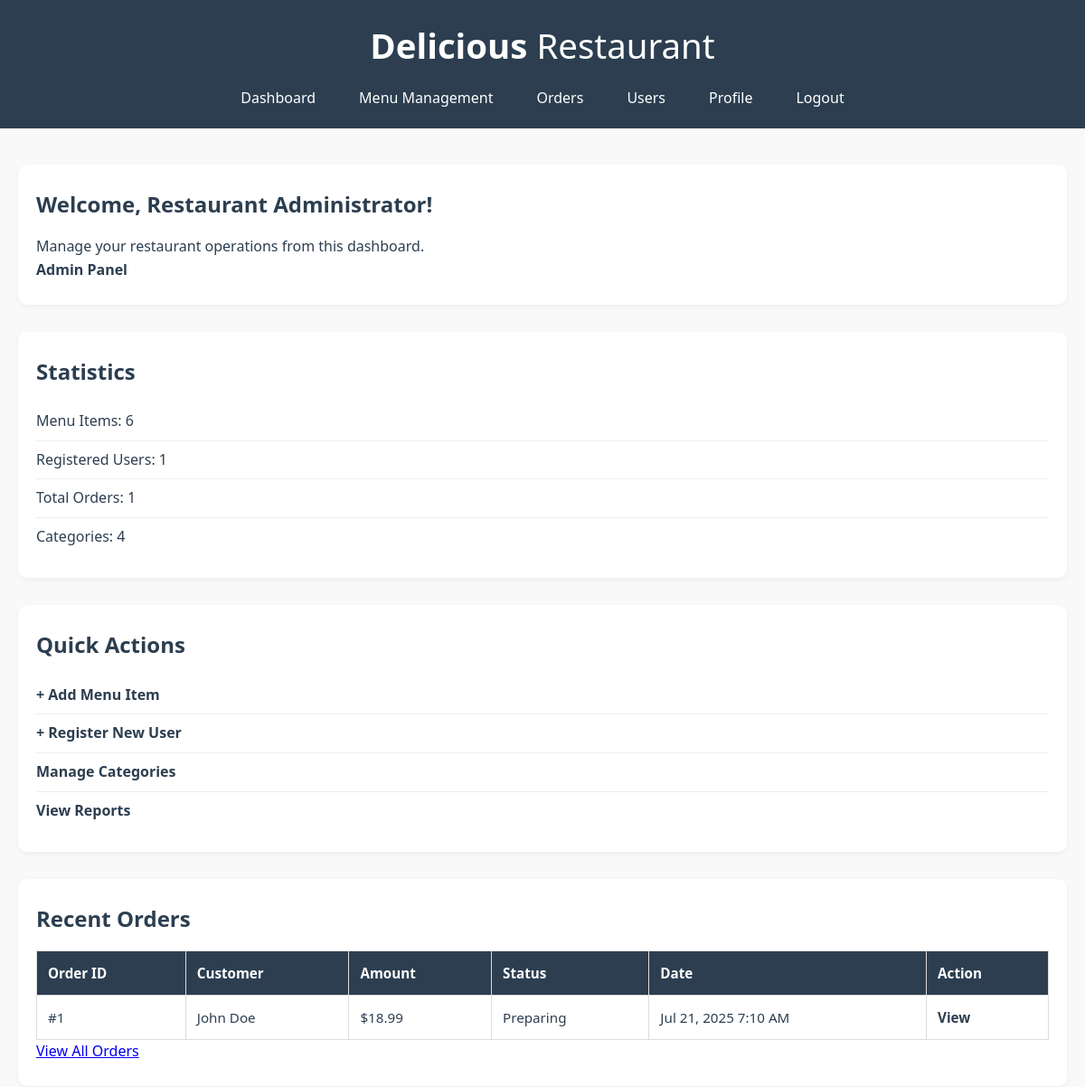
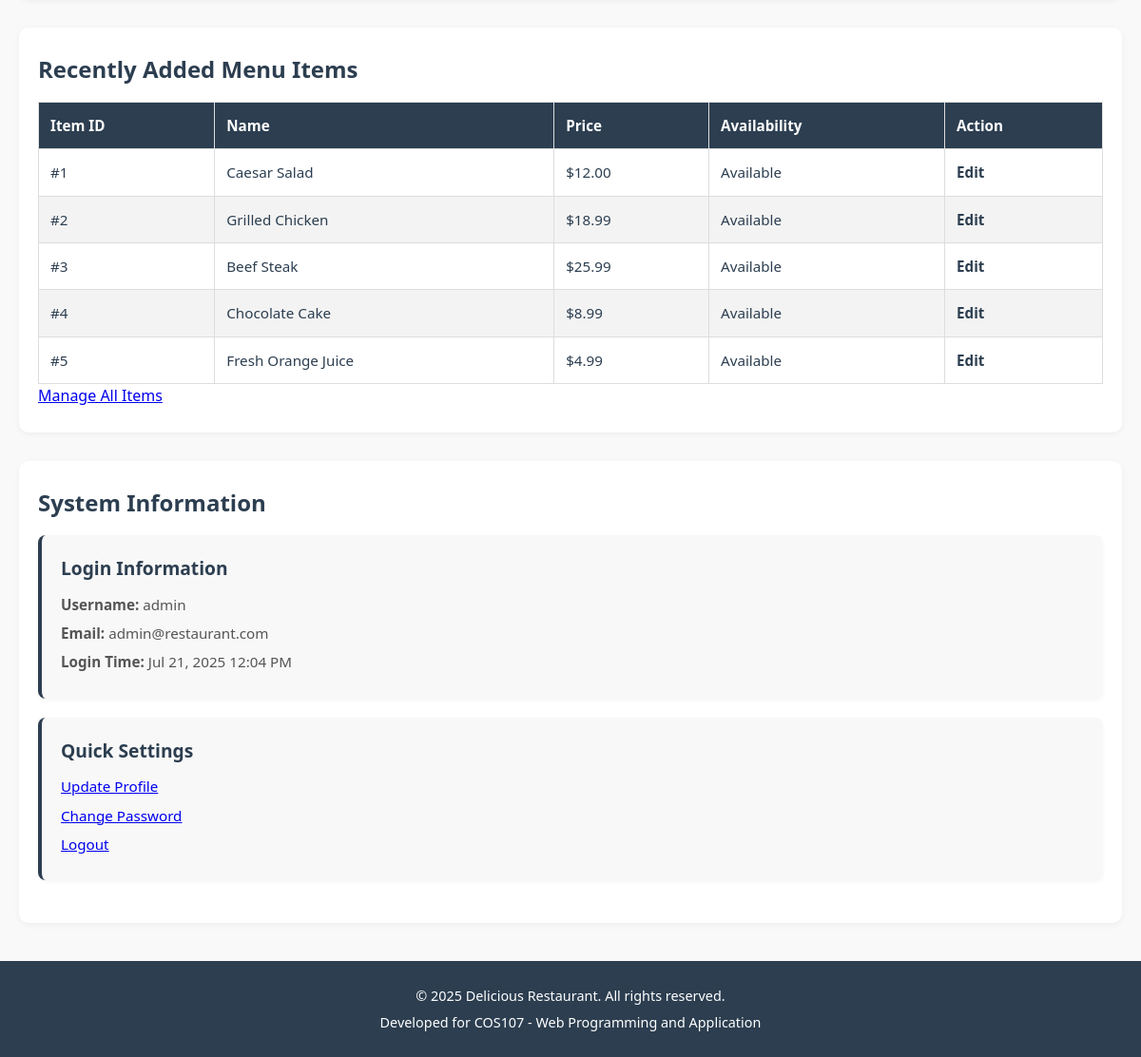
The app's page /admin_dashboard.php (signed in) with its own data (2 pictures, top to bottom).
### tables this page shows
CREATE TABLE `orders` (
  `order_id` int(11) NOT NULL,
  `user_id` int(11) DEFAULT NULL,
  `order_date` timestamp NOT NULL DEFAULT current_timestamp(),
  `total_amount` decimal(10,2) NOT NULL,
  `status` enum('pending','confirmed','preparing','ready','delivered','cancelled') DEFAULT 'pending',
  `delivery_address` text DEFAULT NULL,
  `phone` varchar(15) DEFAULT NULL
);

CREATE TABLE `users` (
  `user_id` int(11) NOT NULL,
  `username` varchar(50) NOT NULL,
  `password` varchar(255) NOT NULL,
  `email` varchar(100) NOT NULL,
  `full_name` varchar(100) NOT NULL,
  `phone` varchar(15) DEFAULT NULL,
  `address` text DEFAULT NULL,
  `created_at` timestamp NOT NULL DEFAULT current_timestamp()
);

CREATE TABLE `menu_items` (
  `item_id` int(11) NOT NULL,
  `item_name` varchar(100) NOT NULL,
  `description` text DEFAULT NULL,
  `price` decimal(10,2) NOT NULL,
  `category_id` int(11) DEFAULT NULL,
  `image_url` varchar(255) DEFAULT NULL,
  `availability` enum('available','unavailable') DEFAULT 'available',
  `created_at` timestamp NOT NULL DEFAULT current_timestamp()
);

### admin_dashboard.php (the view, shortened to what this page needs)
<?php
$conn = getDBConnection();
$stats = [];
$stats['total_items'] = $conn->query("SELECT COUNT(*) as count FROM menu_items")->fetch_assoc()['count'];
$stats['total_categories'] = $conn->query("SELECT COUNT(*) as count FROM categories")->fetch_assoc()['count'];
$stats['total_users'] = $conn->query("SELECT COUNT(*) as count FROM users")->fetch_assoc()['count'];
$stats['total_orders'] = $conn->query("SELECT COUNT(*) as count FROM orders")->fetch_assoc()['count'];
$recent_orders = $conn->query("
    SELECT o.order_id, u.full_name, o.total_amount, o.status, o.order_date
    FROM orders o
    LEFT JOIN users u ON o.user_id = u.user_id
    ORDER BY o.order_date DESC
    LIMIT 5
");
$recent_items = $conn->query("
    SELECT item_id, item_name, price, availability
    FROM menu_items
    ORDER BY created_at DESC
    LIMIT 5
");
?>
<!DOCTYPE html>
<html lang="en">
<head>
    <link rel="stylesheet" href="css/dashboard.css">
</head>
<body>
    <header>
        <h1>Delicious <span>Restaurant</span></h1>
        <nav>
            <ul>
                <li><a href="admin_dashboard.php">Dashboard</a></li>
                <li><a href="admin_menu.php">Menu Management</a></li>
                <li><a href="admin_orders.php">Orders</a></li>
                <li><a href="admin_users.php">Users</a></li>
                <li><a href="admin_profile.php">Profile</a></li>
                <li><a href="logout.php?type=admin">Logout</a></li>
            </ul>
        </nav>
    </header>
    <main>
        <section>
            <h2>Welcome, <?php echo htmlspecialchars($_SESSION['admin_name']); ?>!</h2>
            <p>Manage your restaurant operations from this dashboard.</p>
            <strong>Admin Panel</strong>
        </section>
        <section>
            <h2>Statistics</h2>
            <ul>
                <li>Menu Items: <?php echo $stats['total_items']; ?></li>
                <li>Registered Users: <?php echo $stats['total_users']; ?></li>
                <li>Total Orders: <?php echo $stats['total_orders']; ?></li>
                <li>Categories: <?php echo $stats['total_categories']; ?></li>
            </ul>
        </section>
        <section>
            <h2>Quick Actions</h2>
            <ul>
                <li><a href="admin_menu_add.php">+ Add Menu Item</a></li>
                <li><a href="admin_user_add.php">+ Register New User</a></li>
                <li><a href="admin_categories.php">Manage Categories</a></li>
                <li><a href="admin_reports.php">View Reports</a></li>
            </ul>
        </section>
        <section>
            <h2>Recent Orders</h2>
            <?php if ($recent_orders->num_rows > 0): ?>
            <table>
                <thead>
                    <tr>
                        <th>Order ID</th>
                        <th>Customer</th>
                        <th>Amount</th>
                        <th>Status</th>
                        <th>Date</th>
                        <th>Action</th>
                    </tr>
                </thead>
                <tbody>
                    <?php while($order = $recent_orders->fetch_assoc()): ?>
                    <tr>
                        <td>#<?php echo $order['order_id']; ?></td>
                        <td><?php echo htmlspecialchars($order['full_name'] ?? 'Guest'); ?></td>
                        <td>$<?php echo number_format($order['total_amount'], 2); ?></td>
                        <td><?php echo ucfirst($order['status']); ?></td>
                        <td><?php echo date('M j, Y g:i A', strtotime($order['order_date'])); ?></td>
                        <td><a href="admin_order_view.php?id=<?php echo $order['order_id']; ?>">View</a></td>
                    </tr>
                    <?php endwhile; ?>
                </tbody>
            </table>
            <p><a href="admin_orders.php">View All Orders</a></p>
            <?php else: ?>
                <p>No orders found.</p>
            <?php endif; ?>
        </section>
        <section>
            <h2>Recently Added Menu Items</h2>
            <?php if ($recent_items->num_rows > 0): ?>
            <table>
                <thead>
                    <tr>
                        <th>Item ID</th>
                        <th>Name</th>
                        <th>Price</th>
                        <th>Availability</th>
                        <th>Action</th>
                    </tr>
                </thead>
                <tbody>
                    <?php while($item = $recent_items->fetch_assoc()): ?>
                    <tr>
                        <td>#<?php echo $item['item_id']; ?></td>
                        <td><?php echo htmlspecialchars($item['item_name']); ?></td>
                        <td>$<?php echo number_format($item['price'], 2); ?></td>
                        <td><?php echo ucfirst($item['availability']); ?></td>
                        <td><a href="admin_menu_edit.php?id=<?php echo $item['item_id']; ?>">Edit</a></td>
                    </tr>
                    <?php endwhile; ?>
                </tbody>
            </table>
            <p><a href="admin_menu.php">Manage All Items</a></p>
            <?php else: ?>
                <p>No menu items found.</p>
            <?php endif; ?>
        </section>
        <section>
            <h2>System Information</h2>
            <article>
                <h3>Login Information</h3>
                <p><strong>Username:</strong> <?php echo htmlspecialchars($_SESSION['admin_username']); ?></p>
                <p><strong>Email:</strong> <?php echo htmlspecialchars($_SESSION['admin_email']); ?></p>
                <p><strong>Login Time:</strong> <?php echo date('M j, Y g:i A'); ?></p>
            </article>
            <article>
                <h3>Quick Settings</h3>
                <p><a href="admin_profile.php">Update Profile</a></p>
                <p><a href="admin_password.php">Change Password</a></p>
                <p><a href="logout.php?type=admin">Logout</a></p>
            </article>
        </section>
    </main>
    <footer>
        <p>&copy; 2025 Delicious Restaurant. All rights reserved.</p>
        <p>Developed for COS107 - Web Programming and Application</p>
    </footer>
</body>
</html>

### css/dashboard.css (style rules this page uses)
* { margin: 0; padding: 0; box-sizing: border-box; }
body { font-family: "Segoe UI", Tahoma, Geneva, Verdana, sans-serif; background-color: #f9f9f9; color: #2c3e50; line-height: 1.6; }
header { background-color: #2c3e50; color: white; padding: 20px 0; text-align: center; }
header h1 { font-size: 2.4rem; }
header h1 span { font-weight: normal; }
header nav ul { list-style: none; display: flex; justify-content: center; gap: 20px; margin-top: 15px; flex-wrap: wrap; }
header nav ul li a { color: white; text-decoration: none; padding: 8px 14px; font-size: 1rem; border-radius: 5px; transition: background-color 0.3s ease; }
main { max-width: 1200px; margin: 40px auto; padding: 0 20px; }
section { background-color: white; padding: 25px 20px; margin-bottom: 30px; border-radius: 10px; box-shadow: 0 2px 6px rgba(0, 0, 0, 0.05); }
section h2 { font-size: 1.5rem; margin-bottom: 15px; color: #2c3e50; }
section ul { list-style: none; padding-left: 0; }
section ul li { padding: 8px 0; border-bottom: 1px solid #eee; font-size: 1rem; }
section ul li:last-child { border-bottom: none; }
section ul li a { color: #2c3e50; font-weight: bold; text-decoration: none; }
table { width: 100%; border-collapse: collapse; margin-top: 10px; }
table thead { background-color: #2c3e50; color: white; }
table th, table td { padding: 12px; border: 1px solid #ddd; text-align: left; font-size: 0.95rem; }
table tr:nth-child(even) { background-color: #f3f3f3; }
table a { color: #2c3e50; font-weight: bold; text-decoration: none; }
article { margin-top: 20px; background-color: #fefefe; padding: 15px 20px; border-left: 4px solid #2c3e50; border-radius: 6px; margin-bottom: 20px; box-shadow: 0 1px 3px rgba(0, 0, 0, 0.05); }
article h3 { font-size: 1.2rem; margin-bottom: 10px; color: #2c3e50; }
article p { margin-bottom: 8px; font-size: 0.95rem; }
footer { background-color: #2c3e50; color: white; text-align: center; padding: 20px 0; margin-top: 40px; }
footer p { margin: 5px 0; font-size: 0.9rem; }
article { background-color: #f8f8f8; padding: 20px; border-left: 4px solid #2c3e50; border-radius: 8px; margin-top: 15px; box-shadow: 0 2px 4px rgba(0, 0, 0, 0.04); }
article p { font-size: 0.95rem; color: #555; margin-bottom: 6px; }

### records on screen
orders: order_id "1", user.full_name "John Doe", total_amount "18.99", status "Preparing", order_date "Jul 21, 2025 7:10 AM"
menu_items: item_id "1", item_name "Caesar Salad", price "12.00", availability "Available"
menu_items: item_id "2", item_name "Grilled Chicken", price "18.99", availability "Available"
menu_items: item_id "3", item_name "Beef Steak", price "25.99", availability "Available"
menu_items: item_id "4", item_name "Chocolate Cake", price "8.99", availability "Available"
menu_items: item_id "5", item_name "Fresh Orange Juice", price "4.99", availability "Available"

### other values on screen
$_SESSION['admin_name'] "Restaurant Administrator"
$stats['total_items'] "6"
$stats['total_users'] "1"
$stats['total_orders'] "1"
$stats['total_categories'] "4"
$_SESSION['admin_username'] "admin"
$_SESSION['admin_email'] "admin@restaurant.com"
